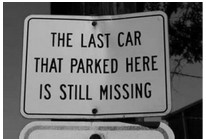
#> input picture Basics/test1.jpg, 206 x 139 px
$ jupyter execute --allow-errors 'Deep Learning basics.ipynb'
#> lines starting #> are read from the running program, lines starting #| are printed output that depends on the picture; after the words box and inside, x2 and y2 are one past the last pixel; in counts of white or black regions, pixels touching at a corner belong together
[cell 1]
# text recognition
import cv2
import pytesseract
pytesseract.pytesseract.tesseract_cmd = r"C:\Program Files\Tesseract-OCR\tesseract.exe"
# read image
imagePath = 'test1.jpg'
im = cv2.imread(imagePath)
#> im is the input picture: shape (139, 206, 3); min 0, max 255, mean 114.1
# configurations
config = ('-l eng --oem 1 --psm 3')
# pytessercat
#> (the rest of this cell did not finish here and is left out)

[cell 2]
# preprocessing
# gray scale
import cv2
import pytesseract
# read image
imagePath = 'test1.jpg'
im = cv2.imread(imagePath)
def gray(img):

    img = cv2.cvtColor(img, cv2.COLOR_BGR2GRAY)
    cv2.imwrite(r"img_gray.png",img)
    return img

# blur
def blur(img) :
    img_blur = cv2.GaussianBlur(img,(5,5),0)
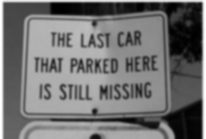
#> img_blur: shape (139, 206); min 0, max 255, mean 114
    cv2.imwrite(r"img_blur.png",img)
    return img_blur

# threshold
def threshold(img):
    #pixels with value below 100 are turned black (0) and those with higher value are turned white (255)
    img = cv2.threshold(img, 100, 255, cv2.THRESH_OTSU | cv2.THRESH_BINARY)[1]
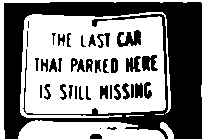
#> img: shape (139, 206); 55% white; 38 black regions (5 under 20 px)
    cv2.imwrite(r"img_threshold.png",img)
    return img

[cell 3]
im_gray = gray(im)
im_blur = blur(im_gray)
im_thresh = threshold(im_blur)

contours, _ = cv2.findContours(im_thresh, cv2.RETR_EXTERNAL, cv2.CHAIN_APPROX_NONE)
#> contours = 6 contours, 2 with area under 20; largest, box (x1, y1, x2, y2) and area: (20, 12, 171, 118) 13702, (18, 120, 165, 139) 1954, (0, 0, 206, 139) 1106, (160, 122, 174, 139) 98

[cell 4]
# text detection
def contours_text(orig, img, contours):
    for cnt in contours:
        x, y, w, h = cv2.boundingRect(cnt)

        # Drawing a rectangle on copied image
        rect = cv2.rectangle(orig, (x, y), (x + w, y + h), (0, 255, 255), 2)

        cv2.imshow('cnt',rect)
        cv2.waitKey()

        # Cropping the text block for giving input to OCR
        cropped = orig[y:y + h, x:x + w]

        # Apply OCR on the cropped image
        config = ('-l eng --oem 1 --psm 3')
        text = pytesseract.image_to_string(cropped, config=config)

        print(text)

[cell 5]
# text detection
def contours_text(orig, img, contours):
    for cnt in contours:
        x, y, w, h = cv2.boundingRect(cnt)

        # Drawing a rectangle on copied image
        rect = cv2.rectangle(orig, (x, y), (x + w, y + h), (0, 255, 255), 2)

        cv2.imshow('cnt',rect)
        cv2.waitKey()

        # Cropping the text block for giving input to OCR
        cropped = orig[y:y + h, x:x + w]

        # Apply OCR on the cropped image
        config = ('-l eng --oem 1 --psm 3')
        text = pytesseract.image_to_string(cropped, config=config)

        print(text)

[cell 6]
from sklearn.datasets import load_digits
from sklearn.metrics import confusion_matrix
from sklearn.svm import SVC

digits = load_digits()
X = digits.data
y = digits.target
print(X.shape)
print(y.shape)

print(digits.images.shape)

print(y[0])

print(digits.images[0])

svm = SVC()
svm.fit(X,y)
p = svm.predict(X)
p[0]

print(confusion_matrix(y,p))
print(y)
print(p)
import matplotlib.pyplot as plt

i_g = list(zip(digits.images, digits.target))
for index,(image,label) in enumerate(i_g[:8]):
    plt.subplot(2,4, index + 1)
    plt.axis('off')
    plt.imshow(image,cmap = plt.cm.gray_r)
    plt.title(label)

plt.show()
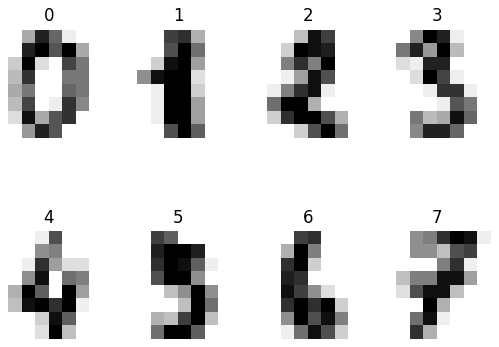
#> figure drawn by matplotlib, 8 panels
